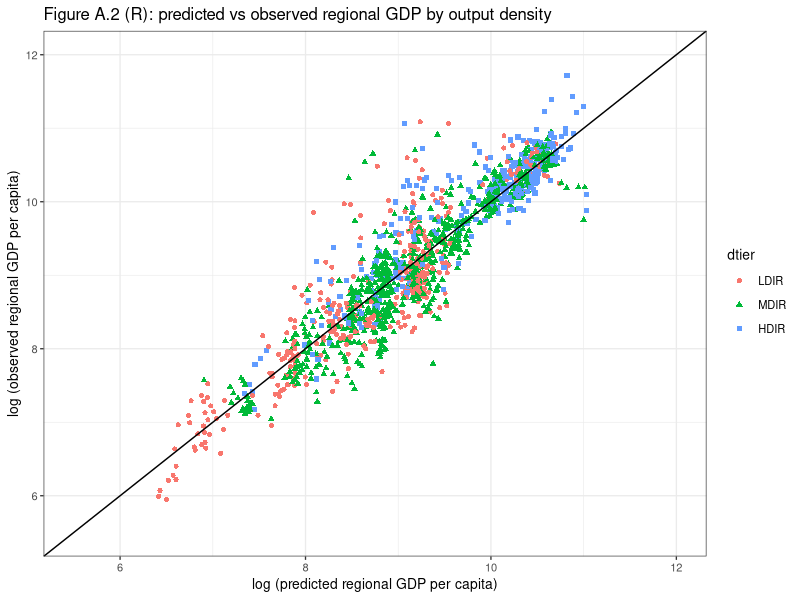

Write the R code that produced this figure.
#!/usr/bin/env Rscript
# ===========================================================================
# Figure_A2.R  --  R replication of Figure A.2 (Lessmann & Seidel 2017)
# ---------------------------------------------------------------------------
# Validation scatter: satellite-PREDICTED regional GDP per capita (x) vs
# directly OBSERVED regional GDP per capita (y), 2001-2010 averages, with each
# region split into three REGIONAL OUTPUT-DENSITY tiers (LDIR/MDIR/HDIR) plus
# the 45-degree (y = x) perfect-prediction line.
#
# R twin of Figure_A2.do. Reads the SAME data/Figure_A2_data.csv and reports the
# same headline numbers (n regions + corr(observed, predicted); see README).
#
# REQUIRED PACKAGES (install once):
#   install.packages(c("readr","dplyr","ggplot2"))
#
# RUN:  Rscript Figure_A2.R
# OUTPUT: output/Figure_A2_R.png, output/Figure_A2_results_R.csv
# ===========================================================================
suppressMessages({ library(readr); library(dplyr); library(ggplot2) })

## --- 0. portable working directory ----------------------------------------
args <- commandArgs(trailingOnly = FALSE)
fa <- sub("^--file=", "", args[grep("^--file=", args)])
if (length(fa) == 1) setwd(dirname(normalizePath(fa)))   # run from script's dir
dir.create("output", showWarnings = FALSE)

## --- 1. read the region-year panel ----------------------------------------
# case-sensitive headers exactly as the .do reads them (case(preserve)).
d <- read_csv("data/Figure_A2_data.csv", show_col_types = FALSE)

## --- 2. collapse to one cross-section row per region (2001-2010) -----------
# keep the 2001-2010 window, then average each region down to ONE row.
# code_Coutry_Region is the unique region id (original misspelling kept).
d <- subset(d, year > 2000 & year < 2011)            # mirrors keep if year>2000 & <2011
reg <- d %>%
  group_by(code_Coutry_Region) %>%
  summarise(
    Region_NAME            = first(Region_NAME),      # (firstnm) carries label through
    Country_ISO            = first(Country_ISO),       # (firstnm)
    GDP_pc_Country         = mean(GDP_pc_Country,         na.rm = TRUE),  # (mean)
    GDP_pc_Region          = mean(GDP_pc_Region,          na.rm = TRUE),
    log_GDP_pc_Region      = mean(log_GDP_pc_Region,      na.rm = TRUE),  # y-axis
    pred_log_GDP_pc_Region = mean(pred_log_GDP_pc_Region, na.rm = TRUE),  # x-axis
    pred_GDP_pc_Region     = mean(pred_GDP_pc_Region,     na.rm = TRUE),
    Pix_Region             = mean(Pix_Region,            na.rm = TRUE),
    Pop_Region             = mean(Pop_Region,            na.rm = TRUE),
    .groups = "drop")

## --- 3. build regional output density -------------------------------------
# density = total regional output / lit area = (GDP pc * population) / pixels.
reg$GDP_dens_Region <- (reg$GDP_pc_Region * reg$Pop_Region) / reg$Pix_Region

## --- 4. assign the three fixed density tiers ------------------------------
# fixed cutoffs from the original: 168071.5 and 1478853.
reg$dtier <- factor(
  ifelse(reg$GDP_dens_Region < 168071.5, "LDIR",
  ifelse(reg$GDP_dens_Region < 1478853,  "MDIR", "HDIR")),
  levels = c("LDIR", "MDIR", "HDIR"))                  # order the legend low->high

## --- 5. Figure A.2 ---------------------------------------------------------
# one scatter coloured/shaped by tier + the y = x line over range 5.5-12.
p <- ggplot(reg, aes(pred_log_GDP_pc_Region, log_GDP_pc_Region,
                     colour = dtier, shape = dtier)) +
  geom_point(size = 1.4) +
  scale_shape_manual(values = c(LDIR = 16, MDIR = 17, HDIR = 15)) +  # dot/triangle/square
  geom_abline(slope = 1, intercept = 0, colour = "black") +          # 45-degree y = x line
  coord_cartesian(xlim = c(5.5, 12), ylim = c(5.5, 12)) +            # match Stata range(5.5 12)
  labs(title = "Figure A.2 (R): predicted vs observed regional GDP by output density",
       x = "log (predicted regional GDP per capita)",
       y = "log (observed regional GDP per capita)",
       colour = "dtier", shape = "dtier") +
  theme_bw(base_size = 10)
ggsave("output/Figure_A2_R.png", p, width = 6, height = 5, dpi = 120)

## --- 6. headline numbers for the comparison -------------------------------
n_reg <- nrow(reg)                                                   # n regions
corr  <- cor(reg$pred_log_GDP_pc_Region, reg$log_GDP_pc_Region)      # corr(pred, obs)
res <- data.frame(
  metric = c("n_regions", "corr_obs_pred", "n_LDIR", "n_MDIR", "n_HDIR"),
  value  = c(n_reg, corr,
             sum(reg$dtier == "LDIR"), sum(reg$dtier == "MDIR"),
             sum(reg$dtier == "HDIR")))
write_csv(res, "output/Figure_A2_results_R.csv")
cat(sprintf("R  | n_regions %d | corr(obs,pred) %.4f | LDIR/MDIR/HDIR %d/%d/%d\n",
            n_reg, corr, sum(reg$dtier == "LDIR"),
            sum(reg$dtier == "MDIR"), sum(reg$dtier == "HDIR")))
